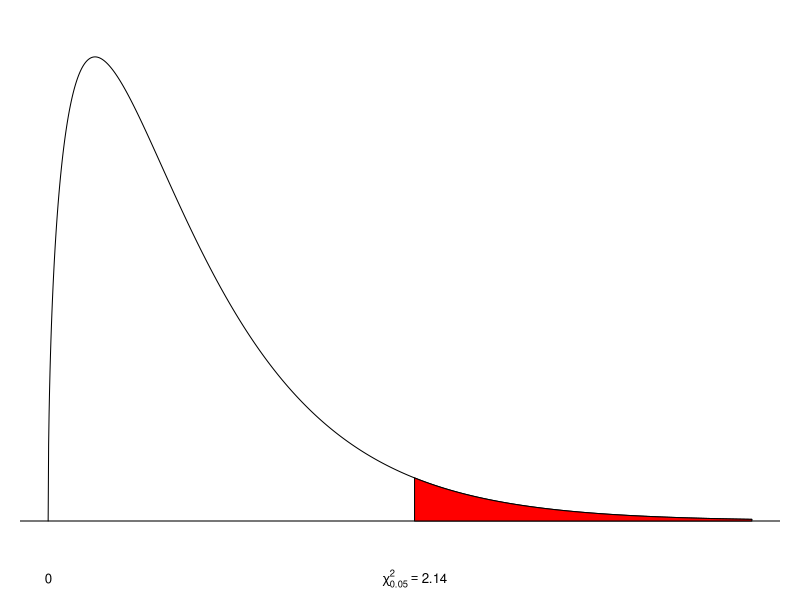

Write the R code that produced this figure.
# 그림 8-1
x <- seq(0, 15, by=0.01)
dc <- dchisq(x, df=3)

alpha <- 0.05
tol <- qchisq(0.95, df=3)

par(mar=c(0,1,1,1))
plot(x, dc, type="l", axes=F, ylim=c(-0.03, 0.25), xlab="", ylab="")
abline(h=0)
tol.g <- round(tol, 2)
polygon(c(tol.g, x[x>tol.g], 15), c(0, dc[x>tol.g], 0), col="red")
text(0, -0.03, "0", cex=0.8)
text(tol, -0.03, expression(chi[0.05]^{2}==2.14), cex=0.8)

